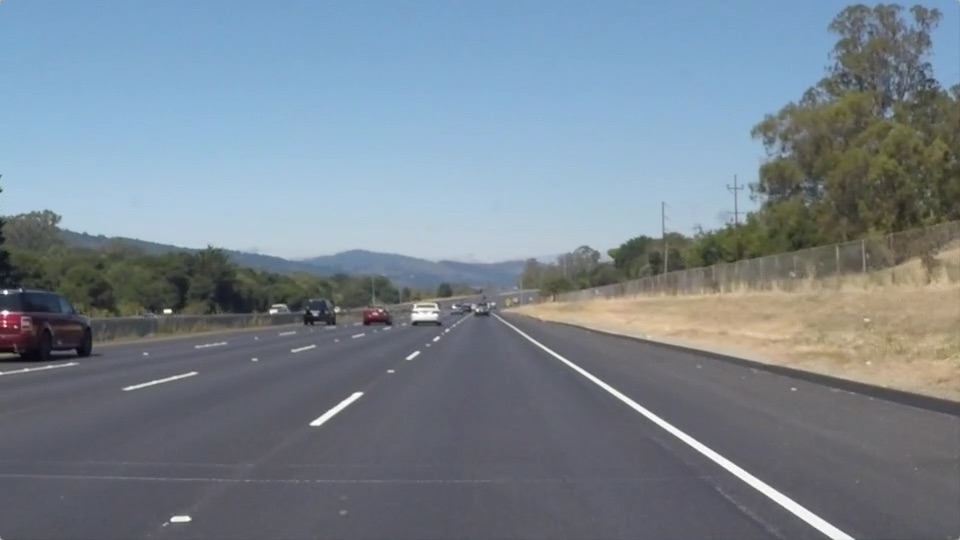
#> input picture test_img/solidWhiteRight.jpg, 960 x 540 px, found by its file name
$ jupyter execute existing_tech_laneline.ipynb
#> lines starting #> are read from the running program, lines starting #| are printed output that depends on the picture; after the words box and inside, x2 and y2 are one past the last pixel; in counts of white or black regions, pixels touching at a corner belong together
[cell 1]
import cv2
import matplotlib.pyplot as plt
import numpy as np
import matplotlib.pyplot as plt
import matplotlib.image as mpimg
import numpy as np

# method 1

[cell 2]
# Read in the image
image = mpimg.imread('test_img/solidWhiteRight.jpg')
#> image is the input picture: shape (540, 960, 3); mean R, G, B 120.3, 132.6, 143.7

# Grab the x and y size and make a copy of the image
ysize = image.shape[0]
#> ysize = 540
xsize = image.shape[1]
#> xsize = 960
color_select = np.copy(image)
line_image = np.copy(image)

# Define color selection criteria
# MODIFY THESE VARIABLES TO MAKE YOUR COLOR SELECTION
red_threshold = 200
green_threshold = 200
blue_threshold = 200

rgb_threshold = [red_threshold, green_threshold, blue_threshold]

# Define the vertices of a triangular mask.
# Keep in mind the origin (x=0, y=0) is in the upper left
# MODIFY THESE VALUES TO ISOLATE THE REGION
# WHERE THE LANE LINES ARE IN THE IMAGE
left_bottom = [100, 539]
right_bottom = [950, 539]
apex = [480, 290]

# Perform a linear fit (y=Ax+B) to each of the three sides of the triangle
# np.polyfit returns the coefficients [A, B] of the fit
fit_left = np.polyfit((left_bottom[0], apex[0]), (left_bottom[1], apex[1]), 1)
fit_right = np.polyfit((right_bottom[0], apex[0]), (right_bottom[1], apex[1]), 1)
fit_bottom = np.polyfit((left_bottom[0], right_bottom[0]), (left_bottom[1], right_bottom[1]), 1)

# Mask pixels below the threshold
color_thresholds = (image[:,:,0] < rgb_threshold[0]) | \
                    (image[:,:,1] < rgb_threshold[1]) | \
                    (image[:,:,2] < rgb_threshold[2])
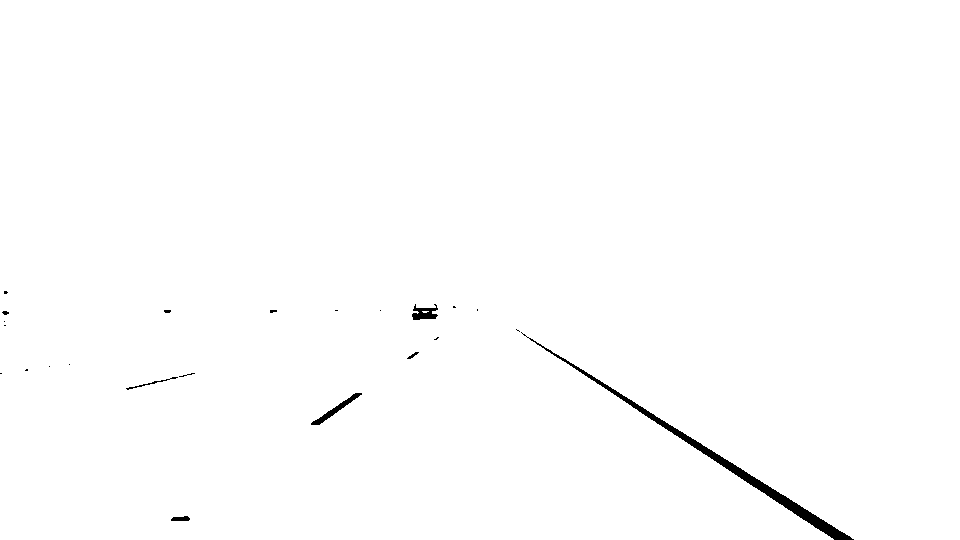
#> color_thresholds: shape (540, 960) bool; 99.4% white; 23 black regions (16 under 20 px), largest, box (x1, y1, x2, y2) and area: (521, 332, 854, 540) 2350, (311, 393, 362, 425) 291, (412, 304, 438, 320) 247

# Find the region inside the lines
XX, YY = np.meshgrid(np.arange(0, xsize), np.arange(0, ysize))
region_thresholds = (YY > (XX*fit_left[0] + fit_left[1])) & \
                    (YY > (XX*fit_right[0] + fit_right[1])) & \
                    (YY < (XX*fit_bottom[0] + fit_bottom[1]))

# Mask color and region selection
color_select[color_thresholds | ~region_thresholds] = [0, 0, 0]
# Color pixels red where both color and region selections met
line_image[~color_thresholds & region_thresholds] = [0,0,0]
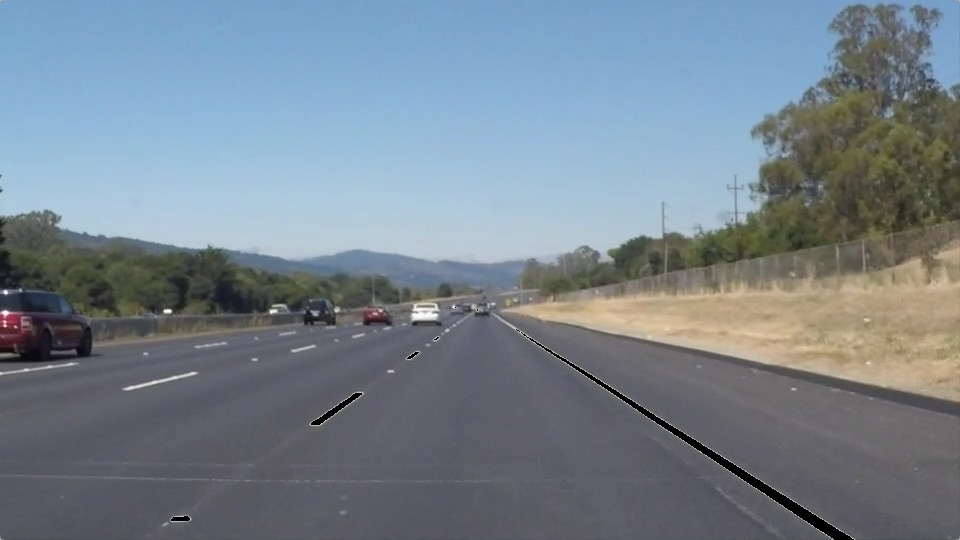
#> line_image: shape (540, 960, 3); 0.53% of pixels changed, all inside (x1, y1, x2, y2) = (171, 307, 854, 540)

# Display the image and show region and color selections
plt.imshow(image)
x = [left_bottom[0], right_bottom[0], apex[0], left_bottom[0]]
y = [left_bottom[1], right_bottom[1], apex[1], left_bottom[1]]


plt.imshow(color_select)
plt.title("Color Thresholding")
plt.show()
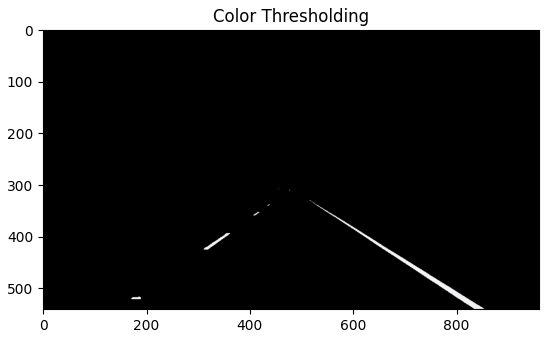
#> figure drawn by matplotlib, 1 panel
plt.imshow(line_image)
plt.title("Region Of Interest")
plt.show()

## Method 2

### Canny Edge

[cell 3]
image = cv2.imread('test_img/1.png')
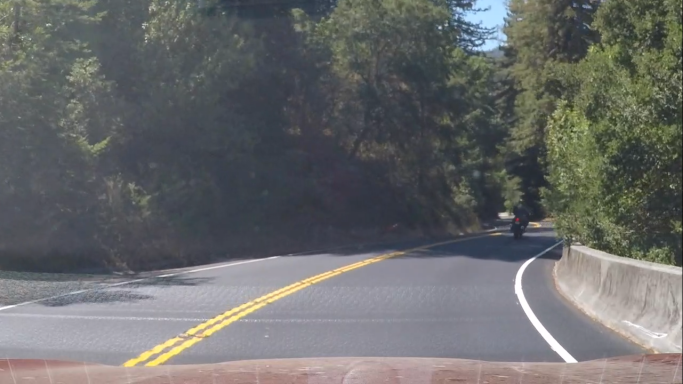
#> input picture test_img/1.png, 1366 x 768 px, found by its file name (shown at 1/2 size)
#> image is the input picture: shape (768, 1366, 3); mean B, G, R 106.2, 106.2, 104.9
#image = cv2.imread('../input/lanes-frames2/content/drive/My Drive/Misc/road_detection/frames/0.png')
gray = cv2.cvtColor(image,cv2.COLOR_RGB2GRAY)
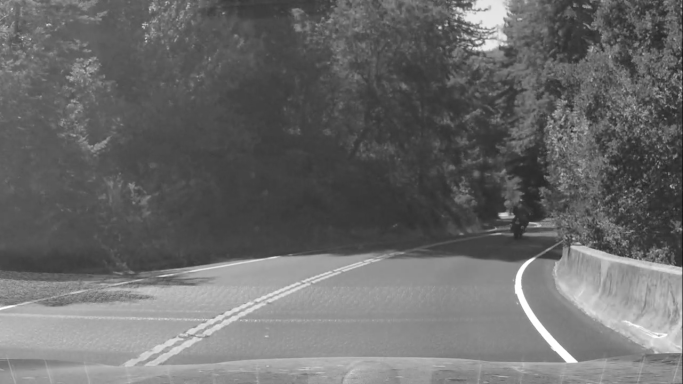
#> gray: shape (768, 1366) (shown at 1/2 size); min 0, max 255, mean 106

# Define a kernel size for Gaussian smoothing / blurring
kernel_size = 3 # Must be an odd number (3, 5, 7...)
blur_gray = cv2.GaussianBlur(gray,(kernel_size, kernel_size),0)

# Define our parameters for Canny and run it
low_threshold = 190
high_threshold = 250
edges = cv2.Canny(blur_gray, low_threshold, high_threshold)
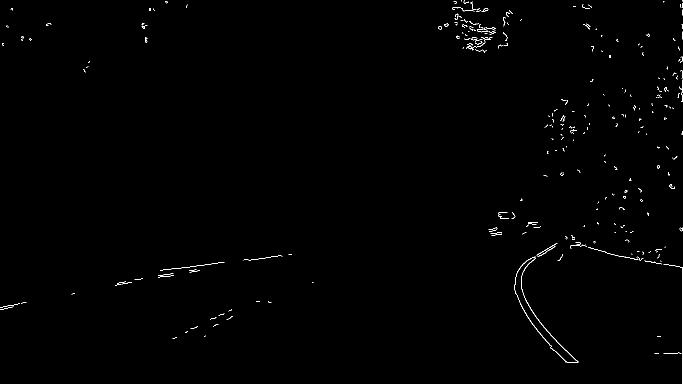
#> edges: shape (768, 1366) (shown at 1/2 size); 0.45% white in thin lines or dots

# Display the image
plt.imshow(edges, cmap='Greys_r')
plt.title("Canny Edge Detection Image")
plt.show()

### Hough

[cell 4]
# Read in and grayscale the image
#image = mpimg.imread('test_images/solidYellowLeft.jpg')
gray = cv2.cvtColor(image,cv2.COLOR_RGB2GRAY)

# Define a kernel size and apply Gaussian smoothing
kernel_size = 3
blur_gray = cv2.GaussianBlur(gray,(kernel_size, kernel_size),0)

# Define our parameters for Canny and apply
low_threshold = 190
high_threshold = 250
edges = cv2.Canny(blur_gray, low_threshold, high_threshold)

# Next we'll create a masked edges image using cv2.fillPoly()
mask = np.zeros_like(edges)
ignore_mask_color = 255

# This time we are defining a four sided polygon to mask
imshape = image.shape
#> imshape = (768, 1366, 3)
vertices = np.array([[(0,imshape[0]),(450, 290), (490, 290), (imshape[1],imshape[0])]], dtype=np.int32)
cv2.fillPoly(mask, vertices, ignore_mask_color)
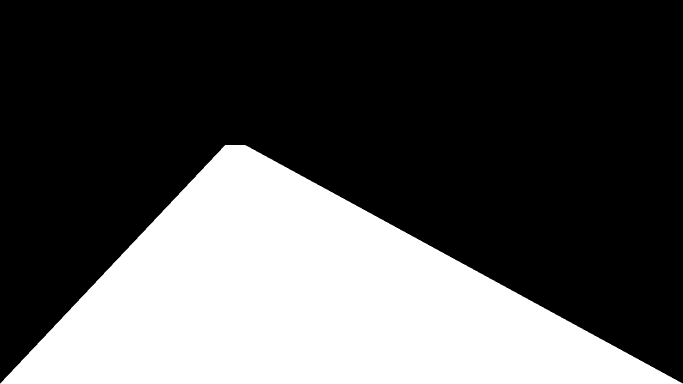
#> mask: shape (768, 1366) (shown at 1/2 size); 32.1% white; 1 white region, box (x1, y1, x2, y2) and area: (0, 290, 1366, 768) 336472
masked_edges = cv2.bitwise_and(edges, mask)
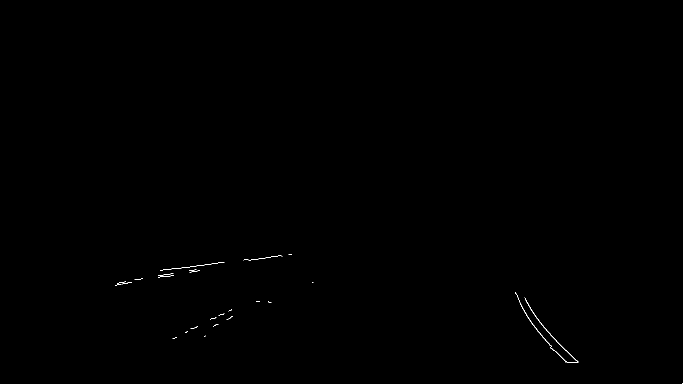
#> masked_edges: shape (768, 1366) (shown at 1/2 size); 0.1% white in thin lines or dots, all inside (x1, y1, x2, y2) = (230, 508, 1365, 768)

# Define the Hough transform parameters
# Make a blank the same size as our image to draw on
rho = 1 # distance resolution in pixels of the Hough grid
theta = np.pi/180 # angular resolution in radians of the Hough grid
threshold = 2     # minimum number of votes (intersections in Hough grid cell)
min_line_length = 4 #minimum number of pixels making up a line
max_line_gap = 5    # maximum gap in pixels between connectable line segments
line_image = np.copy(image)*0 # creating a blank to draw lines on
#> line_image: shape (768, 1366, 3); every value is 0

# Run Hough on edge detected image
# Output "lines" is an array containing endpoints of detected line segments
lines = cv2.HoughLinesP(masked_edges, rho, theta, threshold, np.array([]),
                            min_line_length, max_line_gap)
#> lines = 65 rows, first 6: [378, 534, 387, 543], [321, 540, 428, 527], [1146, 725, 1150, 725], [516, 518, 556, 511], [338, 548, 342, 551], [320, 553, 329, 553]

# Iterate over the output "lines" and draw lines on a blank image
for line in lines:
    for x1,y1,x2,y2 in line:
        cv2.line(line_image,(x1,y1),(x2,y2),(255,0,0),10)
#> this loop made 65 passes
#> line on passes 1 to 12: [[378, 534, 387, 543]], [[321, 540, 428, 527]], [[1146, 725, 1150, 725]], [[516, 518, 556, 511]], [[338, 548, 342, 551]], [[320, 553, 329, 553]], [[457, 622, 463, 619]], [[1111, 702, 1131, 723]], [[1073, 636, 1083, 647]], [[230, 570, 256, 565]], [[378, 541, 392, 539]], [[424, 637, 432, 634]]
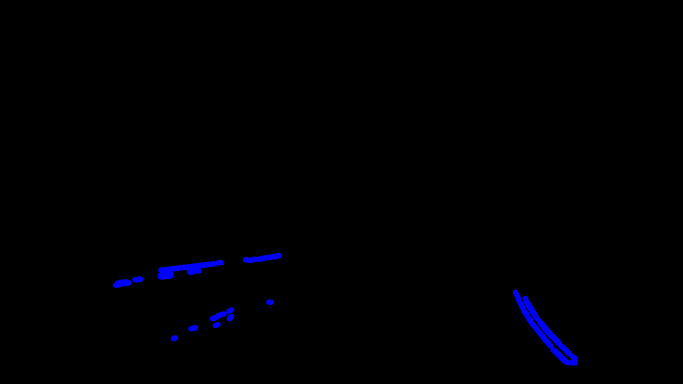
#> line_image: shape (768, 1366, 3) (shown at 1/2 size); mean B, G, R 2.2, 0, 0

# Create a "color" binary image to combine with line image
color_edges = np.dstack((edges, edges, edges))
#> color_edges: shape (768, 1366, 3); 0.45% white in thin lines or dots

# Draw the lines on the edge image
lines_edges = cv2.addWeighted(color_edges, 0.8, line_image, 1, 0)
lines_edges = cv2.polylines(lines_edges,vertices, True, (0,0,255), 10)
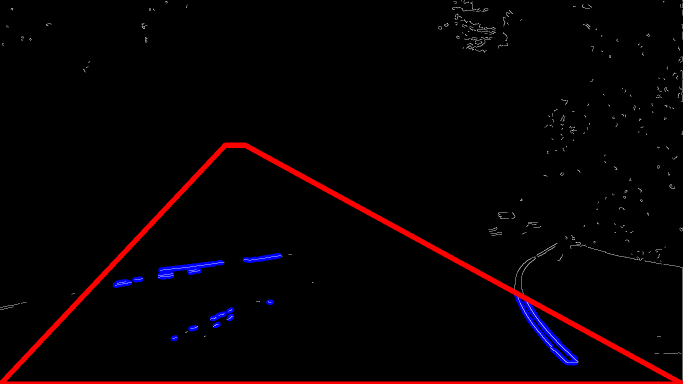
#> lines_edges: shape (768, 1366, 3) (shown at 1/2 size); mean of channels 0, 1, 2 2.9, 0.9, 6.8; drawn as B, G, R


plt.imshow(lines_edges)
plt.title("Hough_Line")
plt.show()
